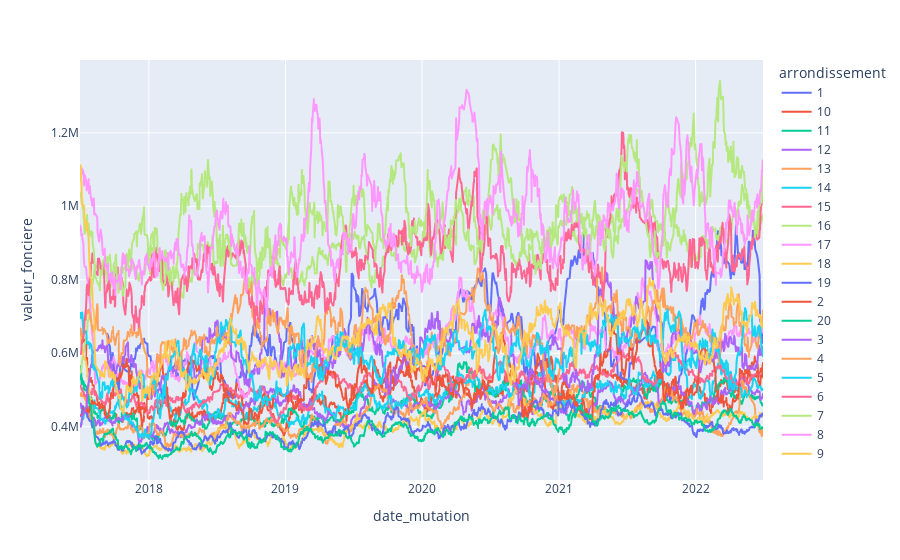

Notebook source saved alongside this figure:
### Code cell
import plotly.express as px 

k = 30 

price_evol_arr = df3\
    .groupby(["arrondissement", "date_mutation"])\
    ["valeur_fonciere"]\
    .mean()\
    .rolling(window=k)\
    .mean()\
    .reset_index()

fig = px.line(
    price_evol_arr, 
    x="date_mutation", 
    y="valeur_fonciere", 
    color="arrondissement")

fig.show()

### Figure 1 — Plotly figure (JSON) as saved in the notebook; plotly's stock layout.template omitted (floating-point values rounded to 4 significant figures; data arrays with more than 128 entries replaced by an {"elided": "..."} marker saying what was removed)
{"data": [{"hovertemplate": "arrondissement=1<br>date_mutation=%{x}<br>valeur_fonciere=%{y}<extra></extra>", "legendgroup": "1", "line": {"color": "#636efa", "dash": "solid"}, "marker": {"symbol": "circle"}, "mode": "lines", "name": "1", "showlegend": true, "type": "scattergl", "x": {"elided": "800 str values"}, "xaxis": "x", "y": {"elided": "800 float values"}, "yaxis": "y"}, {"hovertemplate": "arrondissement=10<br>date_mutation=%{x}<br>valeur_fonciere=%{y}<extra></extra>", "legendgroup": "10", "line": {"color": "#EF553B", "dash": "solid"}, "marker": {"symbol": "circle"}, "mode": "lines", "name": "10", "showlegend": true, "type": "scattergl", "x": {"elided": "1261 str values"}, "xaxis": "x", "y": {"elided": "1261 float values"}, "yaxis": "y"}, {"hovertemplate": "arrondissement=11<br>date_mutation=%{x}<br>valeur_fonciere=%{y}<extra></extra>", "legendgroup": "11", "line": {"color": "#00cc96", "dash": "solid"}, "marker": {"symbol": "circle"}, "mode": "lines", "name": "11", "showlegend": true, "type": "scattergl", "x": {"elided": "1303 str values"}, "xaxis": "x", "y": {"elided": "1303 float values"}, "yaxis": "y"}, {"hovertemplate": "arrondissement=12<br>date_mutation=%{x}<br>valeur_fonciere=%{y}<extra></extra>", "legendgroup": "12", "line": {"color": "#ab63fa", "dash": "solid"}, "marker": {"symbol": "circle"}, "mode": "lines", "name": "12", "showlegend": true, "type": "scattergl", "x": {"elided": "1276 str values"}, "xaxis": "x", "y": {"elided": "1276 float values"}, "yaxis": "y"}, {"hovertemplate": "arrondissement=13<br>date_mutation=%{x}<br>valeur_fonciere=%{y}<extra></extra>", "legendgroup": "13", "line": {"color": "#FFA15A", "dash": "solid"}, "marker": {"symbol": "circle"}, "mode": "lines", "name": "13", "showlegend": true, "type": "scattergl", "x": {"elided": "1265 str values"}, "xaxis": "x", "y": {"elided": "1265 float values"}, "yaxis": "y"}, {"hovertemplate": "arrondissement=14<br>date_mutation=%{x}<br>valeur_fonciere=%{y}<extra></extra>", "legendgroup": "14", "line": {"color": "#19d3f3", "dash": "solid"}, "marker": {"symbol": "circle"}, "mode": "lines", "name": "14", "showlegend": true, "type": "scattergl", "x": {"elided": "1254 str values"}, "xaxis": "x", "y": {"elided": "1254 float values"}, "yaxis": "y"}, {"hovertemplate": "arrondissement=15<br>date_mutation=%{x}<br>valeur_fonciere=%{y}<extra></extra>", "legendgroup": "15", "line": {"color": "#FF6692", "dash": "solid"}, "marker": {"symbol": "circle"}, "mode": "lines", "name": "15", "showlegend": true, "type": "scattergl", "x": {"elided": "1315 str values"}, "xaxis": "x", "y": {"elided": "1315 float values"}, "yaxis": "y"}, {"hovertemplate": "arrondissement=16<br>date_mutation=%{x}<br>valeur_fonciere=%{y}<extra></extra>", "legendgroup": "16", "line": {"color": "#B6E880", "dash": "solid"}, "marker": {"symbol": "circle"}, "mode": "lines", "name": "16", "showlegend": true, "type": "scattergl", "x": {"elided": "1287 str values"}, "xaxis": "x", "y": {"elided": "1287 float values"}, "yaxis": "y"}, {"hovertemplate": "arrondissement=17<br>date_mutation=%{x}<br>valeur_fonciere=%{y}<extra></extra>", "legendgroup": "17", "line": {"color": "#FF97FF", "dash": "solid"}, "marker": {"symbol": "circle"}, "mode": "lines", "name": "17", "showlegend": true, "type": "scattergl", "x": {"elided": "1294 str values"}, "xaxis": "x", "y": {"elided": "1294 float values"}, "yaxis": "y"}, {"hovertemplate": "arrondissement=18<br>date_mutation=%{x}<br>valeur_fonciere=%{y}<extra></extra>", "legendgroup": "18", "line": {"color": "#FECB52", "dash": "solid"}, "marker": {"symbol": "circle"}, "mode": "lines", "name": "18", "showlegend": true, "type": "scattergl", "x": {"elided": "1314 str values"}, "xaxis": "x", "y": {"elided": "1314 float values"}, "yaxis": "y"}, {"hovertemplate": "arrondissement=19<br>date_mutation=%{x}<br>valeur_fonciere=%{y}<extra></extra>", "legendgroup": "19", "line": {"color": "#636efa", "dash": "solid"}, "marker": {"symbol": "circle"}, "mode": "lines", "name": "19", "showlegend": true, "type": "scattergl", "x": {"elided": "1274 str values"}, "xaxis": "x", "y": {"elided": "1274 float values"}, "yaxis": "y"}, {"hovertemplate": "arrondissement=2<br>date_mutation=%{x}<br>valeur_fonciere=%{y}<extra></extra>", "legendgroup": "2", "line": {"color": "#EF553B", "dash": "solid"}, "marker": {"symbol": "circle"}, "mode": "lines", "name": "2", "showlegend": true, "type": "scattergl", "x": {"elided": "1016 str values"}, "xaxis": "x", "y": {"elided": "1016 float values"}, "yaxis": "y"}, {"hovertemplate": "arrondissement=20<br>date_mutation=%{x}<br>valeur_fonciere=%{y}<extra></extra>", "legendgroup": "20", "line": {"color": "#00cc96", "dash": "solid"}, "marker": {"symbol": "circle"}, "mode": "lines", "name": "20", "showlegend": true, "type": "scattergl", "x": {"elided": "1281 str values"}, "xaxis": "x", "y": {"elided": "1281 float values"}, "yaxis": "y"}, {"hovertemplate": "arrondissement=3<br>date_mutation=%{x}<br>valeur_fonciere=%{y}<extra></extra>", "legendgroup": "3", "line": {"color": "#ab63fa", "dash": "solid"}, "marker": {"symbol": "circle"}, "mode": "lines", "name": "3", "showlegend": true, "type": "scattergl", "x": {"elided": "1098 str values"}, "xaxis": "x", "y": {"elided": "1098 float values"}, "yaxis": "y"}, {"hovertemplate": "arrondissement=4<br>date_mutation=%{x}<br>valeur_fonciere=%{y}<extra></extra>", "legendgroup": "4", "line": {"color": "#FFA15A", "dash": "solid"}, "marker": {"symbol": "circle"}, "mode": "lines", "name": "4", "showlegend": true, "type": "scattergl", "x": {"elided": "1009 str values"}, "xaxis": "x", "y": {"elided": "1009 float values"}, "yaxis": "y"}, {"hovertemplate": "arrondissement=5<br>date_mutation=%{x}<br>valeur_fonciere=%{y}<extra></extra>", "legendgroup": "5", "line": {"color": "#19d3f3", "dash": "solid"}, "marker": {"symbol": "circle"}, "mode": "lines", "name": "5", "showlegend": true, "type": "scattergl", "x": {"elided": "1164 str values"}, "xaxis": "x", "y": {"elided": "1164 float values"}, "yaxis": "y"}, {"hovertemplate": "arrondissement=6<br>date_mutation=%{x}<br>valeur_fonciere=%{y}<extra></extra>", "legendgroup": "6", "line": {"color": "#FF6692", "dash": "solid"}, "marker": {"symbol": "circle"}, "mode": "lines", "name": "6", "showlegend": true, "type": "scattergl", "x": {"elided": "1129 str values"}, "xaxis": "x", "y": {"elided": "1129 float values"}, "yaxis": "y"}, {"hovertemplate": "arrondissement=7<br>date_mutation=%{x}<br>valeur_fonciere=%{y}<extra></extra>", "legendgroup": "7", "line": {"color": "#B6E880", "dash": "solid"}, "marker": {"symbol": "circle"}, "mode": "lines", "name": "7", "showlegend": true, "type": "scattergl", "x": {"elided": "1161 str values"}, "xaxis": "x", "y": {"elided": "1161 float values"}, "yaxis": "y"}, {"hovertemplate": "arrondissement=8<br>date_mutation=%{x}<br>valeur_fonciere=%{y}<extra></extra>", "legendgroup": "8", "line": {"color": "#FF97FF", "dash": "solid"}, "marker": {"symbol": "circle"}, "mode": "lines", "name": "8", "showlegend": true, "type": "scattergl", "x": {"elided": "1109 str values"}, "xaxis": "x", "y": {"elided": "1109 float values"}, "yaxis": "y"}, {"hovertemplate": "arrondissement=9<br>date_mutation=%{x}<br>valeur_fonciere=%{y}<extra></extra>", "legendgroup": "9", "line": {"color": "#FECB52", "dash": "solid"}, "marker": {"symbol": "circle"}, "mode": "lines", "name": "9", "showlegend": true, "type": "scattergl", "x": {"elided": "1249 str values"}, "xaxis": "x", "y": {"elided": "1249 float values"}, "yaxis": "y"}], "layout": {"legend": {"title": {"text": "arrondissement"}, "tracegroupgap": 0}, "margin": {"t": 60}, "xaxis": {"anchor": "y", "domain": [0, 1], "title": {"text": "date_mutation"}}, "yaxis": {"anchor": "x", "domain": [0, 1], "title": {"text": "valeur_fonciere"}}}}
